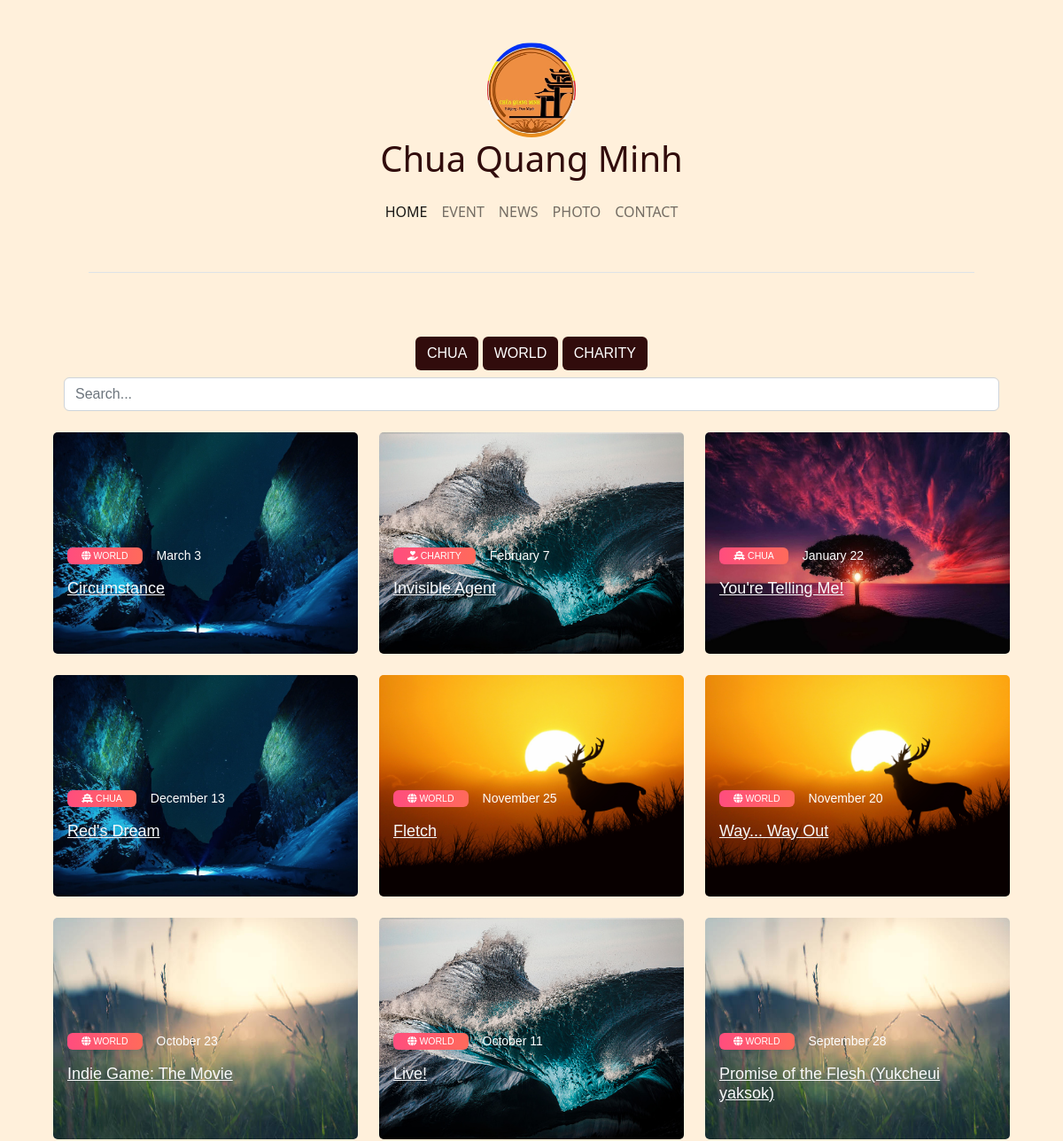
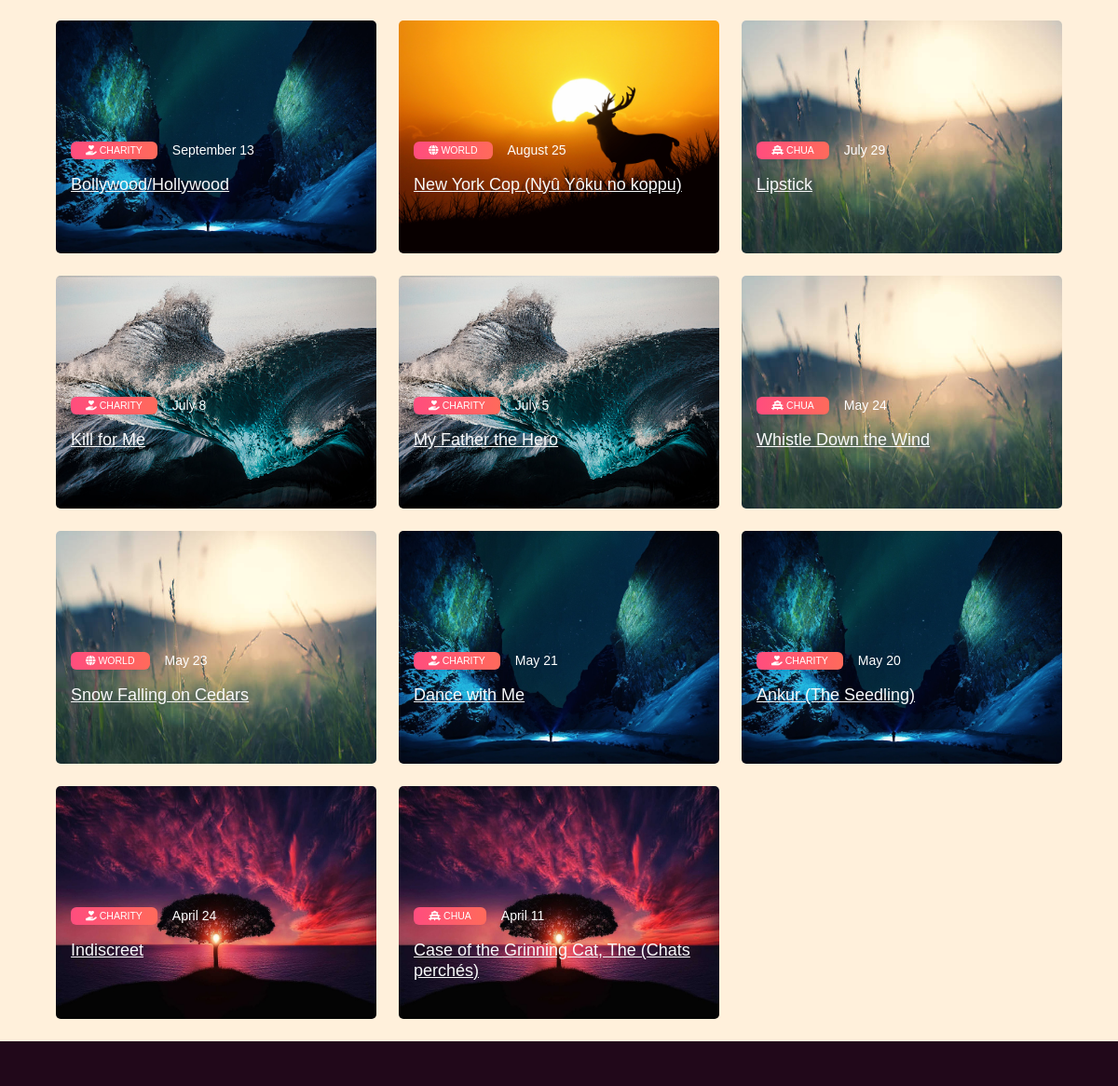
Page /news on the committed database (2 pictures, top to bottom).
### tables this page shows
CREATE TABLE NewsType
(
    newsTypeID INT AUTO_INCREMENT NOT NULL PRIMARY KEY,
    typeName   VARCHAR(255),
    icon       VARCHAR(255)
);

CREATE TABLE News
(
    newsID      INT AUTO_INCREMENT NOT NULL PRIMARY KEY,
    title       VARCHAR(255),
    author      VARCHAR(255),
    description VARCHAR(255),
    paragraph   TEXT,
    timeUpdated TIMESTAMP,
    saveDraft   BOOLEAN,
    banner      VARCHAR(500),
    hitCount    INT(10),
    newsTypeID  INT                NOT NULL,
    FOREIGN KEY (newsTypeID) REFERENCES NewsType (newsTypeID)
);

### model/NewsModel.php (called while the page is built, shortened)
<?php
$firstPageBlogsQuery = "SELECT * FROM NewsOrderbyType ";
$NewsModel = new NewsModel();

### controller/NewsController.php (called while the page is built, shortened)
<?php
$blogResultStmt =  $conn->query($firstPageBlogsQuery);
$blogResult = $blogResultStmt->fetchAll(PDO::FETCH_ASSOC);
$newsTypeResultStmt =  $conn->query($NewsModel->newsType);
$newsTypeResult = $newsTypeResultStmt->fetchAll(PDO::FETCH_ASSOC);

### view/news.php (the view, shortened to what this page needs)
<?php
require("rootPath.php");
require $rootPath . "model/NewsModel.php";
require $rootPath . "controller/NewsController.php";
?>
<div class="blog-home5 py-5">
    <div class="container">
        <div class="row justify-content-center">
            <div class="col-md-8 text-center">
                <div class="mb-2" align="center">
                    <?php
                    foreach ($newsTypeResult as $row) {
                        ?>
                        <div class="btn filter-button" data-filter="<?php echo $row['typeName']; ?>">
                            <a class="nav-link categories-text"
                               href="/news?action=news&newsTypeID=<?php echo $row['newsTypeID'] ?>">
                                <?php echo $row['typeName']; ?>
                            </a>
                        </div>
                        <?php
                    } ?>
                </div>
            </div>
            <div class="row">
                <div class="col-lg-12">
                    <input type="search" class="form-control" id="input-search" placeholder="Search...">
                </div>
            </div>
        </div>
        <div class="row mt-4 searchable-container">
            <?php
            foreach ($blogResult as $row) { ?>
                <div class="col-md-4 items">
                    <div class="card b-h-box position-relative font-14 border-0 mb-4">
                        <img class="card-img d-block img-fluid banner" src="assets/banner/<?php echo $row['banner'] ?>"
                             alt="card image">
                        <div class="card-img-overlay overflow-hidden">
                            <div class="d-flex align-items-center">
                            <span class="bg-danger-gradiant badge overflow-hidden text-white px-3 py-1 font-weight-normal"><i
                                        class="<?php echo $row['icon'] ?>"> </i> <?php echo $row['typeName'] ?></span>
                                <div class="ml-2">
                                <span class="ml-2"><?php
                                    $today = date("F j", strtotime($row['timeUpdated']));
                                    echo $today;
                                    ?></span>
                                </div>
                            </div>
                            <h5 class="card-title my-3 font-weight-normal"><a
                                        href="/article?newsID=<?php echo $row['newsID']; ?>"
                                        class="link-light"><?php echo $row['title']; ?></a></h5>
                            <br>
                        </div>
                    </div>
                </div>
                <?php
            } ?>
        </div>
    </div>
</div>

### styles/index.css (style rules this page uses)
.btn { background-color: #310c0c; color: white; }
.blog-home5 { font-family: "Montserrat", sans-serif; color: #8d97ad; font-weight: 300; }
.blog-home5 h1, .blog-home5 h2, .blog-home5 h3, .blog-home5 h4, .blog-home5 h5, .blog-home5 h6 { color: #3e4555; }
.blog-home5 .card-title { font-size: 18px; }
.blog-home5 .b-h-box .card-img-overlay { bottom: 0px; top: auto; -webkit-transition: 0.2s ease-in; -o-transition: 0.2s ease-in; transition: 0.2s ease-in; height: 55%; }
.blog-home5 .b-h-box .card-title { color: #ffffff; }
.blog-home5 .b-h-box { color: #ffffff; }
.blog-home5 .bg-danger-gradiant { background: #ff4d7e; background: -webkit-linear-gradient(legacy-direction(to right), #ff4d7e 0%, #ff6a5b 100%); background: -webkit-gradient(linear, left top, right top, from(#ff4d7e), to(#ff6a5b)); background: -webkit-linear-gradient(left, #ff4d7e 0%, #ff6a5b 100%); background: -o-linear-gradient(left, #ff4d7e 0%, #ff6a5b 100%); background: linear-gradient(to right, #ff4d7e 0%, #ff6a5b 100%); }
.blog-home5 .font-14 { font-size: 14px; }
.banner { height: 250px; }
img { max-width: 100%; }
img { vertical-align: middle; border-style: none; }

### rows in the picture
newstype: typeName "CHUA"
newstype: typeName "WORLD"
newstype: typeName "CHARITY"
news: banner (picture), typeName "WORLD", timeUpdated "March 3", title "Circumstance"
news: banner (picture), typeName "CHARITY", timeUpdated "February 7", title "Invisible Agent"
news: banner (picture), typeName "CHUA", timeUpdated "January 22", title "You're Telling Me!"
news: banner (picture), typeName "CHUA", timeUpdated "December 13", title "Red's Dream"
news: banner (picture), typeName "WORLD", timeUpdated "November 25", title "Fletch"
news: banner (picture), typeName "WORLD", timeUpdated "November 20", title "Way... Way Out"
news: banner (picture), typeName "WORLD", timeUpdated "October 23", title "Indie Game: The Movie"
news: banner (picture), typeName "WORLD", timeUpdated "October 11", title "Live!"
news: banner (picture), typeName "WORLD", timeUpdated "September 28", title "Promise of the Flesh (Yukcheui yaksok)"
news: banner (picture), typeName "CHARITY", timeUpdated "September 13", title "Bollywood/Hollywood"
news: banner (picture), typeName "WORLD", timeUpdated "August 25", title "New York Cop (Nyû Yôku no koppu)"
news: banner (picture), typeName "CHUA", timeUpdated "July 29", title "Lipstick"
news: banner (picture), typeName "CHARITY", timeUpdated "July 8", title "Kill for Me"
news: banner (picture), typeName "CHARITY", timeUpdated "July 5", title "My Father the Hero"
news: banner (picture), typeName "CHUA", timeUpdated "May 24", title "Whistle Down the Wind"
news: banner (picture), typeName "WORLD", timeUpdated "May 23", title "Snow Falling on Cedars"
news: banner (picture), typeName "CHARITY", timeUpdated "May 21", title "Dance with Me"
news: banner (picture), typeName "CHARITY", timeUpdated "May 20", title "Ankur (The Seedling)"
news: banner (picture), typeName "CHARITY", timeUpdated "April 24", title "Indiscreet"
news: banner (picture), typeName "CHUA", timeUpdated "April 11", title "Case of the Grinning Cat, The (Chats perchés)"
